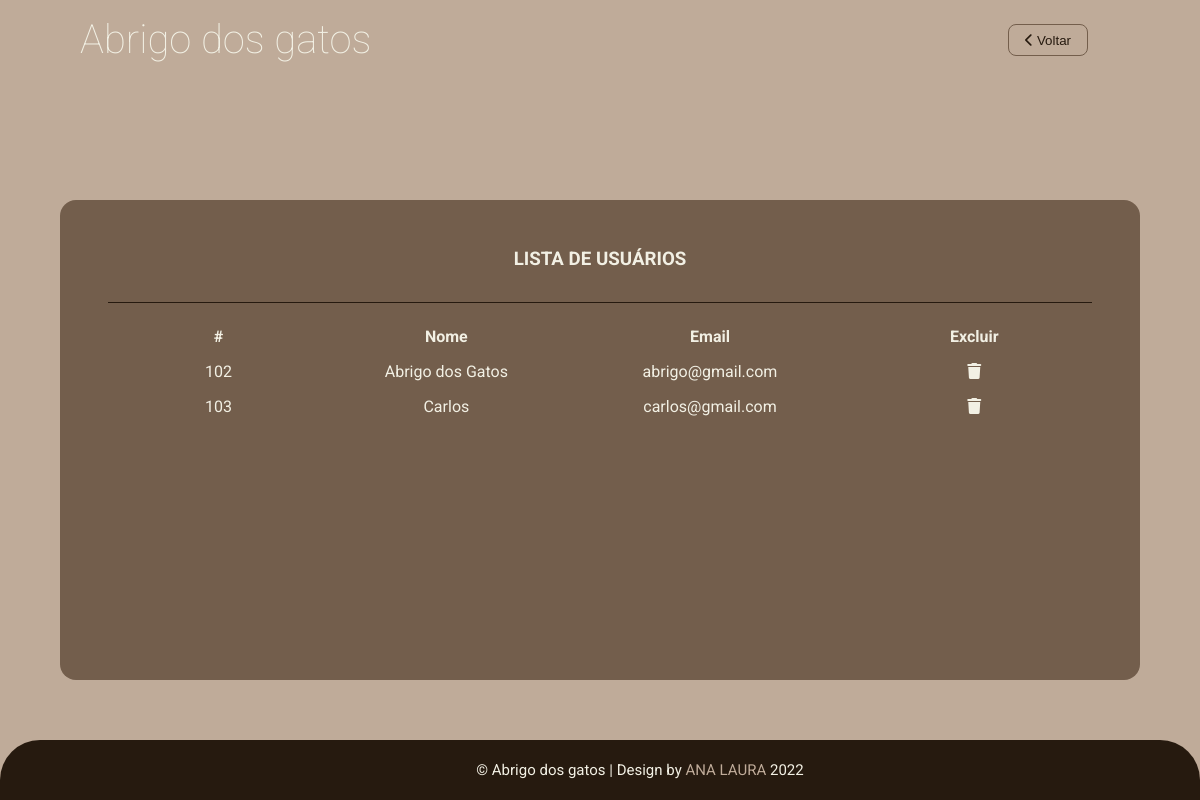
The page /admin/tabelas/tabela_usuario.php (signed in) on the database its author committed.
### tables this page shows
CREATE TABLE IF NOT EXISTS `usuario` (
  `id_user` int(11) NOT NULL AUTO_INCREMENT,
  `email` varchar(50) DEFAULT NULL,
  `senha` varchar(50) DEFAULT NULL,
  `name` varchar(50) DEFAULT NULL,
  PRIMARY KEY (`id_user`)
);

### admin/tabelas/tabela_usuario.php (the view, shortened to what this page needs)
<!DOCTYPE html>
<html lang="pt-br">
<head>
    <link rel="stylesheet" href="../../css/style.css">
    <link rel="stylesheet" href="https://cdnjs.cloudflare.com/ajax/libs/font-awesome/6.1.2/css/all.min.css" />
</head>
<body id="adm">
    <header class="header-adm">
        <span>
            <a href="../../index.php">Abrigo dos gatos</a>
        </span>
        <a href="../painel.php"><button class="sair"><i class="fa-solid fa-chevron-left"></i> Voltar</button></a>
    </header>
        <div class="tabela">
            <h3>Lista de Usuários</h3>
            <table>
                <thead>
                    <tr>
                        <th class="opcao">#</th>
                        <th>Nome</th>
                        <th>Email</th>
                        <th>Excluir</th>
                    </tr>
                </thead>
                <tbody>
                    <?php
                        require_once '../../lib/conn.php';
                        $sql = "SELECT * FROM usuario ORDER BY id_user ASC";
                        $stmt = $conn->query($sql);
                        $usuarios = $stmt->fetchAll(PDO::FETCH_OBJ);
                        foreach ($usuarios as $usuario) {
                            ?>
                        <tr>
                            <td class="id"><?= $usuario->id_user ?></td>
                            <td><?= $usuario->name ?></td>
                            <td><?= $usuario->email ?></td>
                            <td><a href="../../function/delete/usuario.php?id=<?= $usuario->id_user ?>"><i class="fa-solid fa-trash"></i></a></td>
                        </tr>
                    <?php
                        }
                    ?>
                </tbody>
            </table>
        </div>
    <footer id="footer-adm">
        <div id="baixo">
			<div class="centro">
				<span class="credito">&copy; Abrigo dos gatos |</span>
				<span>Design by <a href="#">ANA LAURA </a>2022</span>
			</div>
		</div>
    </footer>
</body>
</html>

### css/style.css (style rules this page uses)
* { margin: 0; padding: 0; box-sizing: border-box; }
body, html { background-color: var(--secondary); font-family: "Roboto", sans-serif; color: #777; height: 100%; }
header { padding: 1rem 10rem 0 5rem; box-sizing: border-box; display: flex; justify-content: space-between; }
a { text-decoration: none; color: var(--light); }
button { width: 20rem; height: 2rem; margin: auto; margin-top: 1rem; background-color: var(--primary); color: var(--light); font-weight: 300; cursor: pointer; border-radius: 8px; border: none; transition: background-color 1s, color 1s; -webkit-transition: background-color 1s, color 1s; -moz-transition: background-color 1s, color 1s; -ms-transition: background-color 1s, color 1s; -o-transition: background-color 1s, color 1s; }
footer { background-color: var(--dark); color: var(--light); padding: 1rem 0 1rem 5rem; padding-left: 5rem; border-top-left-radius: 40px; border-top-right-radius: 40px; }
#baixo .centro { width: 50%; margin: auto; padding: 5px; font-size: 15px; background: var(--dark); text-align: center; }
#baixo .centro span { color: var(--light); }
#baixo .centro a { color: var(--secondary); text-decoration: none; }
h3 { text-transform: uppercase; color: var(--primary); }
@media all and (min-width: 992px) and (max-width: 1399.98px) { header { padding: 0 4rem 0 2rem; } }

### css/variable.css (style rules this page uses)
:root { --light: #F2F0E4; --dark: #261A0F; --primary: #735E4C; --secondary: #BFAB99; }

### css/adm.css (style rules this page uses)
#adm { background-color: var(--secondary); display: flex; flex-direction: column; min-height: 100vh; }
#adm header { display: flex; justify-content: center; padding: 1rem; color: var(--light); font-weight: 100; font-size: 3.5rem; }
#adm button { width: 10rem; }
.header-adm span { font-size: 2.5rem; }
#adm .header-adm { padding: 1rem 5rem ; display: flex; flex-direction: row; justify-content: space-between; align-content: center; }
#adm .header-adm .sair { float: right; margin: 0.5rem 2rem 0 0; border: 1px solid var(--primary); background-color: transparent; color: var(--dark); width: 5rem; }
#adm h3 { text-align: center; }
#footer-adm { position: fixed; bottom: 0; width: 100%; }
.tabela { background-color: var(--primary); width: 90%; height: 30rem; margin: auto; padding: 3rem; overflow-y: scroll; border-radius: 1rem; -webkit-border-radius: 1rem; -moz-border-radius: 1rem; -ms-border-radius: 1rem; -o-border-radius: 1rem; }
.tabela h3 { color: var(--light); margin-bottom: 1rem; padding-bottom: 2rem; border-bottom: 1px solid var(--dark); }
table { border-collapse: collapse; color: var(--light); }
th, td { width: 30rem; padding: 0.5rem 2rem; text-align: center; }
.opcao { width: 2rem; }

### rows shown on the page
usuario: id_user "102", name "Abrigo dos Gatos", email "abrigo@gmail.com"
usuario: id_user "103", name "Carlos", email "carlos@gmail.com"
